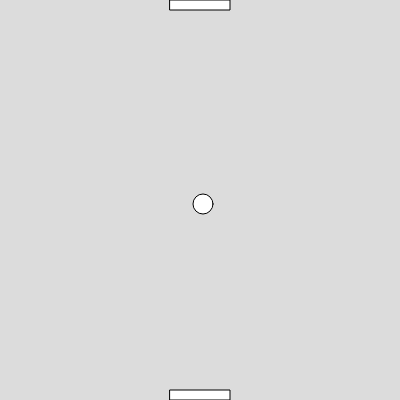
Frame 1 (no input)
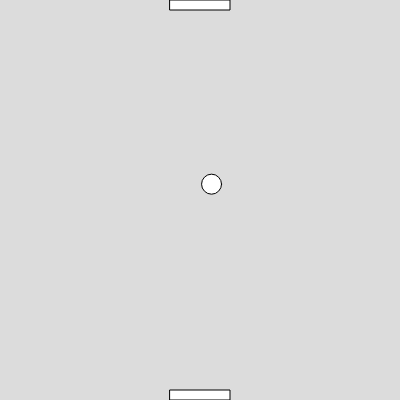
Frame 60 (no input)
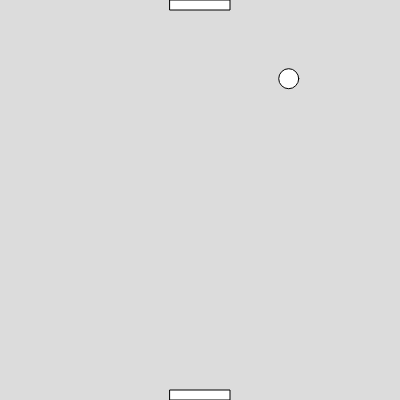
Frame 120 (the mouse pressed at the canvas centre since frame 60)

The p5.js sketch that drew these frames (run headless with seeded random() and noise() and a simulated clock; from frame 60 on, the mouse is pressed at the canvas centre):

// p5.js sketch
// ── sketch.js
let topPaddle, bottomPaddle, ball;
let pWidth=60, pHeight=10;
let player1 = 0, player2 = 0;
function setup() {
  createCanvas(400, 400);
  topPaddle = new Paddle(width/2-pWidth/2, 0, pWidth, pHeight);
  bottomPaddle = new Paddle(width/2-pWidth/2, height-10, pWidth, pHeight);
  ball = new Ball(width/2, height/2);
}

function draw() {
  background(220);

  //move the top paddle with <- and ->
  if(keyIsDown(LEFT_ARROW)) {
    topPaddle.moveLeft();
  } else if(keyIsDown(RIGHT_ARROW)){
    topPaddle.moveRight();
  }

  //move the bottom paddle with A and D
  if(keyIsDown(65)) {
    bottomPaddle.moveLeft();
  } else if(keyIsDown(68)){
    bottomPaddle.moveRight();
  }
  
  topPaddle.drawPaddle();
  bottomPaddle.drawPaddle();


  // draw the ball
  ball.moveBall();
  ball.checkWallCollision();
  ball.checkCollision(topPaddle);
  ball.checkCollision(bottomPaddle);
  ball.drawBall();
}

function player1Wins() {
  player1++;
  console.log(player1, player2);
}

function player2Wins() {
  player2++;
  console.log(player1, player2);
}

// ── ball.js
class Ball {
  constructor(x, y) {
    this.x = x;
    this.y = y;
    this.size = 20;
    this.xSpeed = 3;
    this.ySpeed = 4;
  }

  moveBall() {
    this.x += this.xSpeed;
    this.y += this.ySpeed;
    // print(this.x);
  }
  drawBall() {
    ellipse(this.x, this.y, this.size);
  }
  checkWallCollision() {
    //check collision against vertical walls
    if(this.x> width || this.x < 0) {
      print("this.x > width", this.xSpeed)
      this.xSpeed = -this.xSpeed;
    }
    if(this.y<0) {
      player1Wins();
      this.resetBall();
    } else if(this.y>height) {
      player2Wins();
      this.resetBall();
    }
  }
  checkCollision(paddle) {
    
    // check collision against paddle
    if(this.x<paddle.x+paddle.width &&
      this.x > paddle.x &&
      this.y<paddle.y + paddle.height &&
      this.y > paddle.y
    ) {
      print("kaboom")
      this.ySpeed = -this.ySpeed;
    }
  }

  resetBall() {
    this.x = width/2;
    this.y = height/2;
    this.xSpeed = random(-3,3);
    this.ySpeed = random(-3,3);
  }




}
// ── paddle.js
class Paddle {
  constructor(x,y, width, height) {
    this.x = x;
    this.y = y;
    this.width = width;
    this.height = height;
    this.dir = 5;
  }

  drawPaddle() {
    rect(this.x, this.y, this.width, this.height);
  }

  moveLeft() {
    this.x -= this.dir;
  }

  moveRight() {
    this.x += this.dir;
  } 

  checkWall() {
    if(this.x<0 || this.x>width-this.width) {
      this.dir = -this.dir;
    }
  }
}
